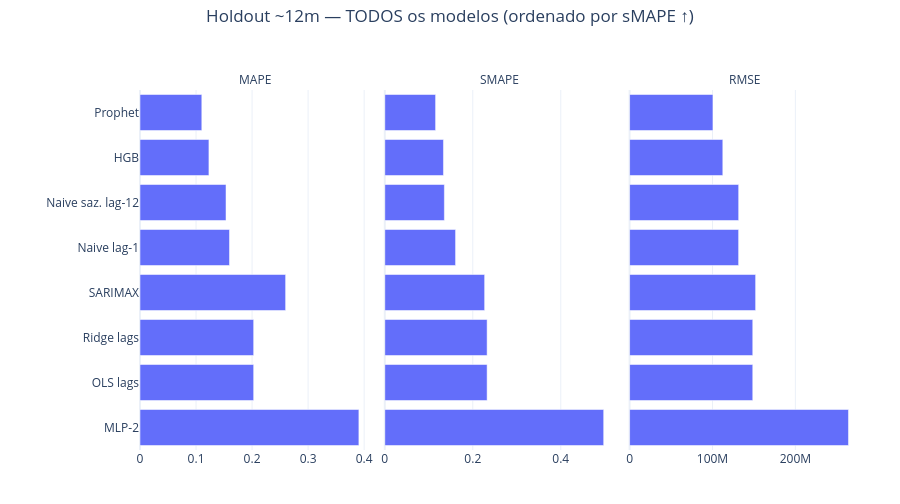
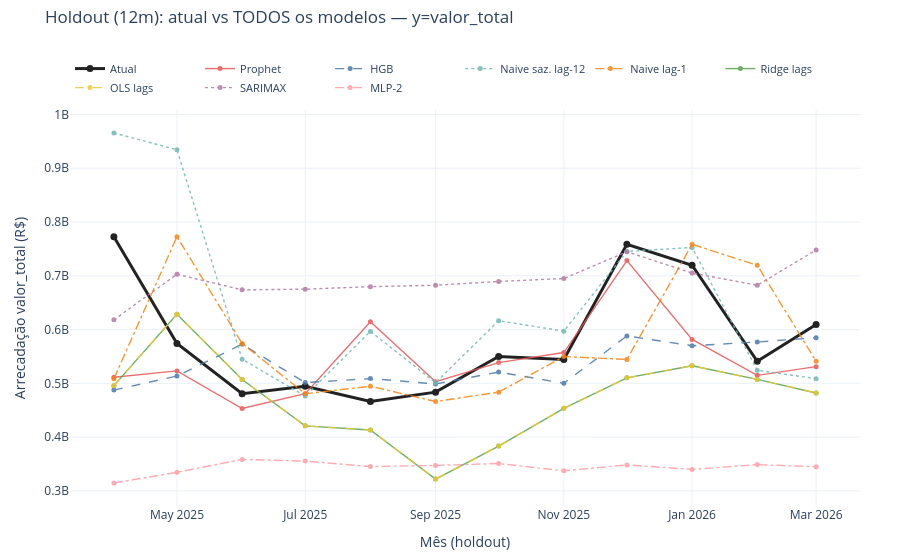

Notebook code cell kept with these figures, in order:
### Markdown cell above
### 4.6 Tabela e figuras de comparação no holdout (todos os modelos)

**Tabela.** Uma linha por modelo M0–M5 avaliado; mesmas janela e $y$. Menor MAPE/sMAPE/RMSE = melhor *neste* holdout (não generalização universal).

**Figura A — barras de métricas (todos os modelos).** Facet horizontal por métrica (MAPE | sMAPE | RMSE); modelos no eixo Y, **ordenados por sMAPE ascendente**; RMSE em escala própria (facet). Barras mais curtas = melhor naquela métrica.

**Figura B — série holdout com todos os modelos.** Eixo X = mês do holdout; Y = `valor_total` (R$). Traço grosso = **atual**; demais = $\hat{y}$ de **cada** modelo avaliado (cores/linestyles distintas, legenda horizontal). Permite comparar trajetórias, não só o escalar de erro.

**O que *não* afirmar.** Superioridade metodológica definitiva; validade fora de `extracao=2026-03`; que AIC (SARIMAX) preveja o ranking OOS; que sobreposição visual implique equivalência estatística.

### Code cell
res_df = pd.DataFrame(results).sort_values("MAPE").reset_index(drop=True)
print("Holdout meses:", hold, "| train_end:", train_end, "| n:", n, "| elapsed_s:", round(time.time() - t0_all, 1))
try:
    display(res_df)
except NameError:
    from IPython.display import display
    display(res_df)
best_name = res_df.iloc[0]["modelo"] if len(res_df) else None
if best_name is not None:
    print(
        f"BEST_MODEL={best_name} "
        f"MAPE={res_df.iloc[0]['MAPE']:.6f} "
        f"SMAPE={res_df.iloc[0]['SMAPE']:.6f} "
        f"RMSE={res_df.iloc[0]['RMSE']:.2f}"
    )
metrics_path = MONO / ".local/scratch/monitoramento_faseA_metrics.json"
metrics_path.parent.mkdir(parents=True, exist_ok=True)
res_df.to_json(metrics_path, orient="records", indent=2)
print("metrics ->", public_path_label(metrics_path))

SHORT = {
    "M0_naive_lag1": "Naive lag-1",
    "M0_naive_sazonal_lag12": "Naive saz. lag-12",
    "M1_OLS_lags": "OLS lags",
    "M1_Ridge_lags": "Ridge lags",
    "M3_HGB_tuned": "HGB",
    "M4_Prophet": "Prophet",
    "M5_MLP2_torch": "MLP-2",
}

def short_name(m: str) -> str:
    if m in SHORT:
        return SHORT[m]
    if m.startswith("M2_SARIMAX"):
        return "SARIMAX"
    return m.replace("M0_", "").replace("M1_", "").replace("M3_", "").replace("M4_", "").replace("M5_", "")[:22]

def aligned_pred(name):
    p = preds.get(name)
    if p is None:
        return None
    p = np.asarray(p, float)
    if len(p) != hold:
        out = np.full(hold, np.nan)
        out[: min(hold, len(p))] = p[: min(hold, len(p))]
        return out
    return p

plot_df = res_df.copy()
plot_df["label"] = plot_df["modelo"].map(short_name)
order = plot_df.sort_values("SMAPE", ascending=True)["label"].tolist()
long = plot_df.melt(
    id_vars=["label", "modelo"],
    value_vars=["MAPE", "SMAPE", "RMSE"],
    var_name="metric", value_name="value",
)
long["label"] = pd.Categorical(long["label"], categories=order, ordered=True)
long["metric"] = pd.Categorical(long["metric"], categories=["MAPE", "SMAPE", "RMSE"], ordered=True)

# Figura A — all models metrics
fig_cmp = px.bar(
    long.sort_values(["metric", "label"]),
    x="value", y="label", facet_col="metric", facet_col_wrap=3,
    orientation="h",
    title="Holdout ~12m — TODOS os modelos (ordenado por sMAPE ↑)",
    labels={"value": "", "label": ""},
    category_orders={"label": order, "metric": ["MAPE", "SMAPE", "RMSE"]},
    template="plotly_white",
)
fig_cmp.update_xaxes(matches=None)
fig_cmp.for_each_xaxis(lambda ax: ax.update(showticklabels=True))
fig_cmp.for_each_annotation(lambda a: a.update(text=a.text.split("=")[-1]))
fig_cmp.update_layout(
    height=max(380, 48 * len(order) + 120),
    margin=dict(t=90, l=140, r=40, b=50),
    title=dict(y=0.98, x=0.5, xanchor="center"),
    showlegend=False,
)
fig_cmp.show()
save_fig(fig_cmp, "estoque_holdout_metrics_all_models", width=1100, height=max(380, 48 * len(order) + 120))

# Figura B — all models holdout time series
PALETTE = [
    "#E45756", "#4C78A8", "#72B7B2", "#F58518", "#54A24B",
    "#EECA3B", "#B279A2", "#FF9DA6", "#9D755D", "#BAB0AC",
]
DASHES = ["solid", "dash", "dot", "dashdot", "solid", "dash", "dot", "dashdot"]
fig_all = go.Figure()
fig_all.add_trace(go.Scatter(
    x=dates_h, y=y_hold, name="Atual", mode="lines+markers",
    line=dict(width=3, color="#222"), marker=dict(size=7),
))
for i, row in enumerate(res_df.itertuples(index=False)):
    nm = row.modelo
    pred = aligned_pred(nm)
    if pred is None or np.all(np.isnan(pred)):
        continue
    lab = short_name(nm)
    fig_all.add_trace(go.Scatter(
        x=dates_h, y=pred, name=lab, mode="lines+markers",
        line=dict(width=1.4, color=PALETTE[i % len(PALETTE)], dash=DASHES[i % len(DASHES)]),
        marker=dict(size=5), opacity=0.85,
    ))
fig_all.update_layout(
    title=dict(text=f"Holdout ({hold}m): atual vs TODOS os modelos — y=valor_total", y=0.98),
    height=560,
    margin=dict(t=110, l=70, r=40, b=50),
    legend=dict(orientation="h", yanchor="bottom", y=1.02, x=0, font=dict(size=11)),
    yaxis_title="Arrecadação valor_total (R$)",
    xaxis_title="Mês (holdout)",
    template="plotly_white",
)
fig_all.show()
save_fig(fig_all, "estoque_holdout_series_all_models", width=1200, height=560)

### Figure 1 — Plotly figure (JSON) as saved in the notebook; plotly's stock layout.template omitted (floating-point values rounded to 4 significant figures)
{"data": [{"hovertemplate": "metric=MAPE<br>=%{y}<extra></extra>", "legendgroup": "", "marker": {"color": "#636efa", "pattern": {"shape": ""}}, "name": "", "orientation": "h", "showlegend": false, "textposition": "auto", "type": "bar", "x": [0.1103, 0.123, 0.1535, 0.1597, 0.2599, 0.2028, 0.2028, 0.3906], "xaxis": "x", "y": ["Prophet", "HGB", "Naive saz. lag-12", "Naive lag-1", "SARIMAX", "Ridge lags", "OLS lags", "MLP-2"], "yaxis": "y"}, {"hovertemplate": "metric=SMAPE<br>=%{y}<extra></extra>", "legendgroup": "", "marker": {"color": "#636efa", "pattern": {"shape": ""}}, "name": "", "orientation": "h", "showlegend": false, "textposition": "auto", "type": "bar", "x": [0.1154, 0.1334, 0.1354, 0.1609, 0.227, 0.2326, 0.2326, 0.4976], "xaxis": "x2", "y": ["Prophet", "HGB", "Naive saz. lag-12", "Naive lag-1", "SARIMAX", "Ridge lags", "OLS lags", "MLP-2"], "yaxis": "y2"}, {"hovertemplate": "metric=RMSE<br>=%{y}<extra></extra>", "legendgroup": "", "marker": {"color": "#636efa", "pattern": {"shape": ""}}, "name": "", "orientation": "h", "showlegend": false, "textposition": "auto", "type": "bar", "x": [100500000.0, 112500000.0, 131600000.0, 131500000.0, 152000000.0, 148600000.0, 148600000.0, 264100000.0], "xaxis": "x3", "y": ["Prophet", "HGB", "Naive saz. lag-12", "Naive lag-1", "SARIMAX", "Ridge lags", "OLS lags", "MLP-2"], "yaxis": "y3"}], "layout": {"annotations": [{"font": {}, "showarrow": false, "text": "MAPE", "x": 0.16, "xanchor": "center", "xref": "paper", "y": 1.0, "yanchor": "bottom", "yref": "paper"}, {"font": {}, "showarrow": false, "text": "SMAPE", "x": 0.5, "xanchor": "center", "xref": "paper", "y": 1.0, "yanchor": "bottom", "yref": "paper"}, {"font": {}, "showarrow": false, "text": "RMSE", "x": 0.84, "xanchor": "center", "xref": "paper", "y": 1.0, "yanchor": "bottom", "yref": "paper"}], "barmode": "relative", "height": 504, "legend": {"tracegroupgap": 0}, "margin": {"b": 50, "l": 140, "r": 40, "t": 90}, "showlegend": false, "title": {"text": "Holdout ~12m — TODOS os modelos (ordenado por sMAPE ↑)", "x": 0.5, "xanchor": "center", "y": 0.98}, "xaxis": {"anchor": "y", "domain": [0.0, 0.32], "showticklabels": true, "title": {"text": ""}}, "xaxis2": {"anchor": "y2", "domain": [0.34, 0.66], "showticklabels": true, "title": {"text": ""}}, "xaxis3": {"anchor": "y3", "domain": [0.68, 1.0], "showticklabels": true, "title": {"text": ""}}, "yaxis": {"anchor": "x", "categoryarray": ["MLP-2", "OLS lags", "Ridge lags", "SARIMAX", "Naive lag-1", "Naive saz. lag-12", "HGB", "Prophet"], "categoryorder": "array", "domain": [0.0, 1.0], "title": {"text": ""}}, "yaxis2": {"anchor": "x2", "domain": [0.0, 1.0], "matches": "y", "showticklabels": false}, "yaxis3": {"anchor": "x3", "domain": [0.0, 1.0], "matches": "y", "showticklabels": false}}}

### Figure 2 — Plotly figure (JSON) as saved in the notebook; plotly's stock layout.template omitted (floating-point values rounded to 4 significant figures)
{"data": [{"line": {"color": "#222", "width": 3}, "marker": {"size": 7}, "mode": "lines+markers", "name": "Atual", "type": "scatter", "x": ["2025-04-01T00:00:00", "2025-05-01T00:00:00", "2025-06-01T00:00:00", "2025-07-01T00:00:00", "2025-08-01T00:00:00", "2025-09-01T00:00:00", "2025-10-01T00:00:00", "2025-11-01T00:00:00", "2025-12-01T00:00:00", "2026-01-01T00:00:00", "2026-02-01T00:00:00", "2026-03-01T00:00:00"], "y": [772800000.0, 574100000.0, 480600000.0, 494600000.0, 466200000.0, 483600000.0, 549900000.0, 544500000.0, 758600000.0, 719600000.0, 541100000.0, 609400000.0]}, {"line": {"color": "#E45756", "dash": "solid", "width": 1.4}, "marker": {"size": 5}, "mode": "lines+markers", "name": "Prophet", "opacity": 0.85, "type": "scatter", "x": ["2025-04-01T00:00:00", "2025-05-01T00:00:00", "2025-06-01T00:00:00", "2025-07-01T00:00:00", "2025-08-01T00:00:00", "2025-09-01T00:00:00", "2025-10-01T00:00:00", "2025-11-01T00:00:00", "2025-12-01T00:00:00", "2026-01-01T00:00:00", "2026-02-01T00:00:00", "2026-03-01T00:00:00"], "y": [511400000.0, 523200000.0, 453200000.0, 480700000.0, 614500000.0, 503100000.0, 538600000.0, 557300000.0, 728300000.0, 581600000.0, 514800000.0, 531000000.0]}, {"line": {"color": "#4C78A8", "dash": "dash", "width": 1.4}, "marker": {"size": 5}, "mode": "lines+markers", "name": "HGB", "opacity": 0.85, "type": "scatter", "x": ["2025-04-01T00:00:00", "2025-05-01T00:00:00", "2025-06-01T00:00:00", "2025-07-01T00:00:00", "2025-08-01T00:00:00", "2025-09-01T00:00:00", "2025-10-01T00:00:00", "2025-11-01T00:00:00", "2025-12-01T00:00:00", "2026-01-01T00:00:00", "2026-02-01T00:00:00", "2026-03-01T00:00:00"], "y": [487500000.0, 513600000.0, 572600000.0, 501400000.0, 508800000.0, 498900000.0, 520900000.0, 500200000.0, 588200000.0, 570000000.0, 576900000.0, 584800000.0]}, {"line": {"color": "#72B7B2", "dash": "dot", "width": 1.4}, "marker": {"size": 5}, "mode": "lines+markers", "name": "Naive saz. lag-12", "opacity": 0.85, "type": "scatter", "x": ["2025-04-01T00:00:00", "2025-05-01T00:00:00", "2025-06-01T00:00:00", "2025-07-01T00:00:00", "2025-08-01T00:00:00", "2025-09-01T00:00:00", "2025-10-01T00:00:00", "2025-11-01T00:00:00", "2025-12-01T00:00:00", "2026-01-01T00:00:00", "2026-02-01T00:00:00", "2026-03-01T00:00:00"], "y": [965700000.0, 934400000.0, 544900000.0, 476300000.0, 596600000.0, 501300000.0, 616500000.0, 597100000.0, 745300000.0, 752800000.0, 524400000.0, 508700000.0]}, {"line": {"color": "#F58518", "dash": "dashdot", "width": 1.4}, "marker": {"size": 5}, "mode": "lines+markers", "name": "Naive lag-1", "opacity": 0.85, "type": "scatter", "x": ["2025-04-01T00:00:00", "2025-05-01T00:00:00", "2025-06-01T00:00:00", "2025-07-01T00:00:00", "2025-08-01T00:00:00", "2025-09-01T00:00:00", "2025-10-01T00:00:00", "2025-11-01T00:00:00", "2025-12-01T00:00:00", "2026-01-01T00:00:00", "2026-02-01T00:00:00", "2026-03-01T00:00:00"], "y": [508700000.0, 772800000.0, 574100000.0, 480600000.0, 494600000.0, 466200000.0, 483600000.0, 549900000.0, 544500000.0, 758600000.0, 719600000.0, 541100000.0]}, {"line": {"color": "#54A24B", "dash": "solid", "width": 1.4}, "marker": {"size": 5}, "mode": "lines+markers", "name": "Ridge lags", "opacity": 0.85, "type": "scatter", "x": ["2025-04-01T00:00:00", "2025-05-01T00:00:00", "2025-06-01T00:00:00", "2025-07-01T00:00:00", "2025-08-01T00:00:00", "2025-09-01T00:00:00", "2025-10-01T00:00:00", "2025-11-01T00:00:00", "2025-12-01T00:00:00", "2026-01-01T00:00:00", "2026-02-01T00:00:00", "2026-03-01T00:00:00"], "y": [495700000.0, 628400000.0, 507100000.0, 420900000.0, 413300000.0, 321900000.0, 383300000.0, 453500000.0, 510200000.0, 532600000.0, 507300000.0, 481900000.0]}, {"line": {"color": "#EECA3B", "dash": "dash", "width": 1.4}, "marker": {"size": 5}, "mode": "lines+markers", "name": "OLS lags", "opacity": 0.85, "type": "scatter", "x": ["2025-04-01T00:00:00", "2025-05-01T00:00:00", "2025-06-01T00:00:00", "2025-07-01T00:00:00", "2025-08-01T00:00:00", "2025-09-01T00:00:00", "2025-10-01T00:00:00", "2025-11-01T00:00:00", "2025-12-01T00:00:00", "2026-01-01T00:00:00", "2026-02-01T00:00:00", "2026-03-01T00:00:00"], "y": [495700000.0, 628400000.0, 507100000.0, 420900000.0, 413300000.0, 321900000.0, 383300000.0, 453500000.0, 510200000.0, 532600000.0, 507300000.0, 481900000.0]}, {"line": {"color": "#B279A2", "dash": "dot", "width": 1.4}, "marker": {"size": 5}, "mode": "lines+markers", "name": "SARIMAX", "opacity": 0.85, "type": "scatter", "x": ["2025-04-01T00:00:00", "2025-05-01T00:00:00", "2025-06-01T00:00:00", "2025-07-01T00:00:00", "2025-08-01T00:00:00", "2025-09-01T00:00:00", "2025-10-01T00:00:00", "2025-11-01T00:00:00", "2025-12-01T00:00:00", "2026-01-01T00:00:00", "2026-02-01T00:00:00", "2026-03-01T00:00:00"], "y": [618100000.0, 702800000.0, 673900000.0, 675100000.0, 679800000.0, 682400000.0, 689500000.0, 694900000.0, 744700000.0, 705200000.0, 682500000.0, 748000000.0]}, {"line": {"color": "#FF9DA6", "dash": "dashdot", "width": 1.4}, "marker": {"size": 5}, "mode": "lines+markers", "name": "MLP-2", "opacity": 0.85, "type": "scatter", "x": ["2025-04-01T00:00:00", "2025-05-01T00:00:00", "2025-06-01T00:00:00", "2025-07-01T00:00:00", "2025-08-01T00:00:00", "2025-09-01T00:00:00", "2025-10-01T00:00:00", "2025-11-01T00:00:00", "2025-12-01T00:00:00", "2026-01-01T00:00:00", "2026-02-01T00:00:00", "2026-03-01T00:00:00"], "y": [314500000.0, 334600000.0, 358500000.0, 355400000.0, 345200000.0, 347300000.0, 350900000.0, 337300000.0, 348300000.0, 339900000.0, 348900000.0, 344800000.0]}], "layout": {"height": 560, "legend": {"font": {"size": 11}, "orientation": "h", "x": 0, "y": 1.02, "yanchor": "bottom"}, "margin": {"b": 50, "l": 70, "r": 40, "t": 110}, "title": {"text": "Holdout (12m): atual vs TODOS os modelos — y=valor_total", "y": 0.98}, "xaxis": {"title": {"text": "Mês (holdout)"}}, "yaxis": {"title": {"text": "Arrecadação valor_total (R$)"}}}}
